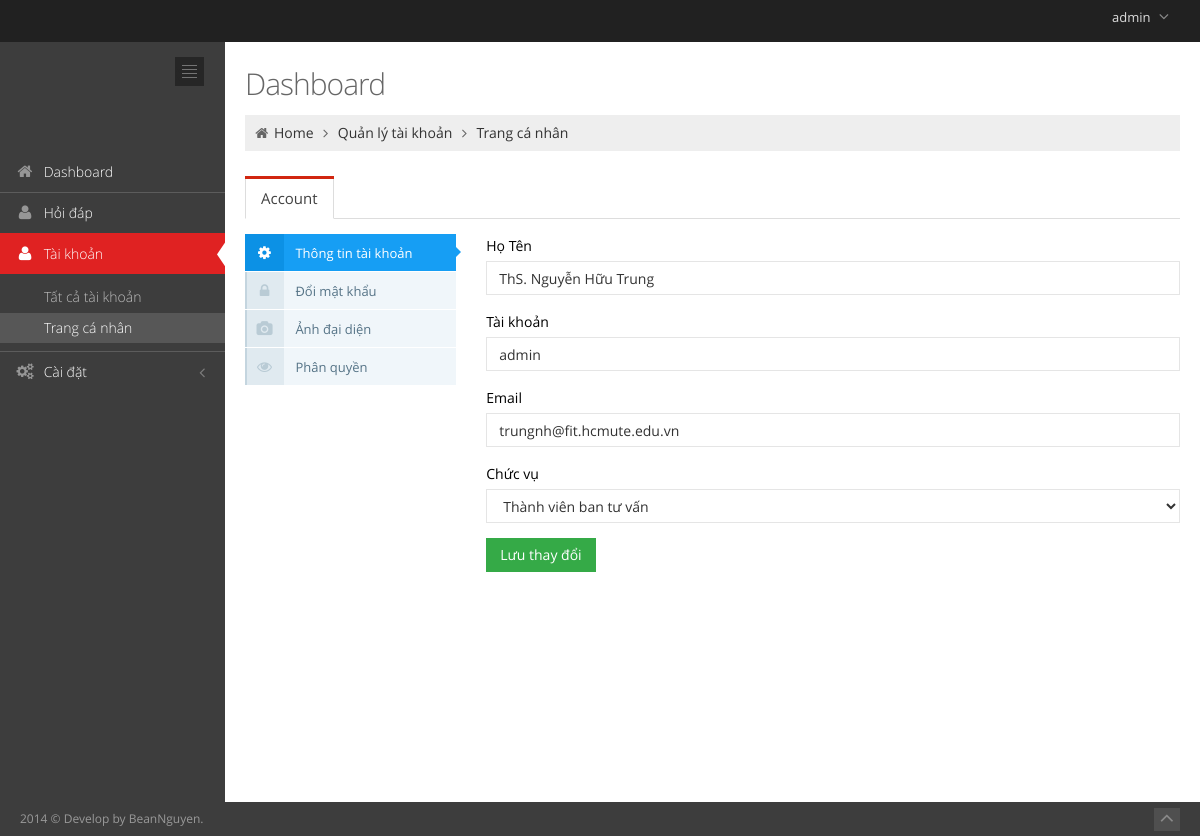
Page /manager/users/profile.php (signed in) on the committed database.
### tables this page shows
CREATE TABLE IF NOT EXISTS `users` (
`user_id` int(11) NOT NULL,
  `username` varchar(45) DEFAULT NULL,
  `email` varchar(50) DEFAULT NULL,
  `password` varchar(32) DEFAULT NULL,
  `fullname` varchar(50) DEFAULT NULL,
  `restricted` int(11) DEFAULT '0',
  `registed_date` datetime DEFAULT NULL
);

CREATE TABLE IF NOT EXISTS `terms` (
`term_id` int(11) NOT NULL,
  `name` varchar(50) DEFAULT NULL,
  `type` varchar(15) DEFAULT NULL
);

### manager/libs/connects.class.php (called while the page is built, shortened)
<?php
require_once( 'database.class.php' );
class Connect {
    public function dbObj()
    {
        $this->db = new Database(DB_HOST, DB_NAME, DB_USER, DB_PASS);
        return $this->db;
    }
}

### manager/libs/generics.class.php (called while the page is built, shortened)
<?php
require('connects.class.php');
class Generic extends Connect
{
    function __construct()
    {
        $this->db = parent::dbObj();
    }
        ?>
    <?php
    public function guestOnly()
    {
        if (!empty($_SESSION['ithcmute']['username'])) {
            return true;
        }
        return false;
    }
}

### manager/libs/database.class.php (called while the page is built, shortened)
<?php
class Database
{
    private $server;
    private $user;
    private $password;
    protected $link_id = 0;
    protected $query_id = 0;
    public function  __construct($server, $database, $user, $password)
    {
        $this->server = $server;
        $this->user = $user;
        $this->password = $password;
        $this->database = $database;
    }
    public function connect()
    {
        $this->link_id = $this->connect_db($this->server, $this->user, $this->password);
        mysqli_set_charset($this->link_id, 'utf8');
        return $this->link_id;
    }
    private function connect_db($server, $user, $password) {
        try {
            $cnn = mysqli_connect($server, $user, $password);
        }
        catch ( mysqli_sql_exception $e ) {
            throw $e;
        }
        return $cnn;
    }
    private function select_db($database, $link_id)
    {
        return mysqli_select_db($link_id, $database);
    }
    public function query($sql)
    {
        if (trim($sql != "")) {
            $this->query_id = mysqli_query($this->link_id, $sql);
        }
        return $this->query_id;
    }
    public function fetch($query_id)
    {
        if ($query_id)
            $this->query_id = $query_id;
        if (isset($this->query_id)) {
            $record = mysqli_fetch_array($this->query_id, MYSQL_ASSOC);
        } else
            $this->error("Invalid query_id: <b>" . $this->query_id . "</b>. Records could not be fetched.");
        return $record;
    }
    public function numrows($query_id)
    {
        if ($query_id)
            $this->query_id = $query_id;
        $this->num_rows = mysqli_num_rows($this->query_id);
        return $this->num_rows;
    }
}

### manager/users/profile.php (the view, shortened to what this page needs)
<?php
$dashboard = new Dashboard();
$db = $dashboard->dbObj();
$db->connect();
$sql = "SELECT users.*, terms.*
        FROM users, term_relationships, terms
        WHERE term_relationships.term_id = terms.term_id
        AND users.user_id = term_relationships.object_id";
if ( isset( $_GET['user_id'] ) ) {
    $sql .= " AND users.user_id = " . $_GET['user_id'];
} else {
    $sql .= " AND users.user_id = " . $_SESSION['ithcmute']['user_id'];
}
$query = $db->query( $sql );
if ( $db->numrows( $query ) == 0 ) {
    $userInfo = false;
} else {
    $userInfo = $db->fetch( $query );
}
?>
<!DOCTYPE html>
<html lang="en" class="no-js">
<head>
    <link href="../assets/plugins/font-awesome/css/font-awesome.min.css" rel="stylesheet" type="text/css"/>
    <link href="../assets/plugins/bootstrap/css/bootstrap.min.css" rel="stylesheet" type="text/css"/>
    <link href="../assets/plugins/uniform/css/uniform.default.css" rel="stylesheet" type="text/css"/>
    <link href="../assets/css/style-metronic.css" rel="stylesheet" type="text/css"/>
    <link href="../assets/css/style.css" rel="stylesheet" type="text/css"/>
    <link href="../assets/css/style-responsive.css" rel="stylesheet" type="text/css"/>
    <link href="../assets/css/plugins.css" rel="stylesheet" type="text/css"/>
    <link href="../assets/css/themes/default.css" rel="stylesheet" type="text/css" id="style_color"/>
    <link href="../assets/css/custom.css" rel="stylesheet" type="text/css"/>
</head>
<body class="page-header-fixed">
<div class="header navbar navbar-inverse navbar-fixed-top">
    <div class="header-inner">
        <a class="navbar-brand" href="">
        </a>
        <ul class="nav navbar-nav pull-right">
            <li class="dropdown user">
                <a href="#" class="dropdown-toggle" data-toggle="dropdown" data-hover="dropdown"
                   data-close-others="true">
                    <span class="username"><?php echo $_SESSION['ithcmute']['username']; ?></span>
                    <i class="icon-angle-down"></i>
                </a>
            </li>
        </ul>
    </div>
</div>
<div class="page-container">
    <div class="page-sidebar navbar-collapse collapse">
        <ul class="page-sidebar-menu">
            <li>
                <div class="sidebar-toggler hidden-phone"></div>
            </li>
            <li>
                <form class="sidebar-search">
                    <div class="form-container">
                    </div>
                </form>
            </li>
            <li class="start ">
                <a href="<?php echo BASE_PATH; ?>manager">
                    <i class="icon-home"></i>
                    <span class="title">Dashboard</span>
                </a>
            </li>
            <li class="">
                <a href="<?php echo BASE_PATH; ?>manager/fqa/questions.php">
                    <i class="icon-user"></i>
                    <span class="title">Hỏi đáp</span>
                </a>
            </li>
            <li class="active">
                <a href="javascript:;">
                    <i class="icon-user"></i>
                    <span class="title">Tài khoản</span>
                    <span class="selected"></span>
                </a>
                <ul class="sub-menu">
                    <li>
                        <a href="<?php echo BASE_PATH; ?>manager/users/users.php">Tất cả tài khoản</a>
                    </li>
                    <li class="active">
                        <a href="<?php echo BASE_PATH; ?>manager/users/profile.php">Trang cá nhân</a>
                    </li>
                </ul>
            </li>
            <li class="">
                <a href="javascript:;">
                    <i class="icon-cogs"></i>
                    <span class="title">Cài đặt</span>
                </a>
            </li>
        </ul>
    </div>
    <div class="page-content">
        <div class="row">
            <div class="col-md-12">
                <h3 class="page-title">
                    Dashboard
                </h3>
                <ul class="page-breadcrumb breadcrumb">
                    <li>
                        <i class="icon-home"></i>
                        <a href="<?php echo BASE_PATH; ?>manager">Home</a>
                        <i class="icon-angle-right"></i>
                    </li>
                    <li>
                        <a href="users.php">Quản lý tài khoản</a>
                        <i class="icon-angle-right"></i>
                    </li>
                    <li>
                        <a href="#">Trang cá nhân</a>
                    </li>
                </ul>
            </div>
        </div>
        <div class="row profile">
            <div class="col-md-12">
                <?php if ( $userInfo !== false ) : ?>
                <div class="tabbable tabbable-custom tabbable-full-width">
                    <ul class="nav nav-tabs">
                        <li class="active"><a href="#tab_1_3" data-toggle="tab">Account</a></li>
                    </ul>
                    <div class="tab-content">
                        <div class="tab-pane active" id="tab_1_3">
                            <div class="row profile-account">
                                <div class="col-md-3">
                                    <ul class="ver-inline-menu tabbable margin-bottom-10">
                                        <li class="active">
                                            <a data-toggle="tab" href="#tab_1-1">
                                                <i class="icon-cog"></i>
                                                Thông tin tài khoản
                                            </a>
                                        </li>
                                        <li ><a data-toggle="tab" href="#tab_3-3"><i class="icon-lock"></i> Đổi mật khẩu</a></li>
                                        <li ><a data-toggle="tab" href="#tab_3-4"><i class="icon-camera"></i> Ảnh đại diện</a></li>
                                        <?php if ( $_SESSION['ithcmute']['user_id'] == 0 ) : ?>
                                        <li ><a data-toggle="tab" href="#tab_4-4"><i class="icon-eye-open"></i> Phân quyền</a></li>
                                        <?php endif; ?>
                                    </ul>
                                </div>
                                <div class="col-md-9">
                                    <div class="tab-content">
                                        <div id="tab_1-1" class="tab-pane active">
                                            <form role="form" action="profile.php" method="post">
                                                <div class="form-group">
                                                    <label class="control-label">Họ Tên</label>
                                                    <input type="text" class="form-control" id="fullname" name="fullname" value="<?php echo $userInfo['fullname']; ?>" />
                                                </div>
                                                <div class="form-group">
                                                    <label class="control-label">Tài khoản</label>
                                                    <input type="text" class="form-control" id="username" name="username" value="<?php echo $userInfo['username']; ?>" />
                                                </div>
                                                <div class="form-group">
                                                    <label class="control-label">Email</label>
                                                    <input type="text" class="form-control" id="email" name="email" value="<?php echo $userInfo['email']; ?>" />
                                                </div>
                                                <div class="form-group">
                                                    <label  class="control-label">Chức vụ</label>
                                                    <div>
                                                        <select id="user_position" name="user_position" class="form-control">
                                                            <option value="<?php echo $userInfo['term_id']; ?>"><?php echo $userInfo['name']; ?></option>
                                                        </select>
                                                    </div>
                                                </div>
                                                <div class="margiv-top-10">
                                                    <button type="submit" class="btn green">Lưu thay đổi</button>
                                                </div>
                                            </form>
                                        </div>
                                    </div>
                                </div>
                            </div>
                        </div>
                    </div>
                </div>
                <?php else : ?>
                    <div class="alert alert-warning">
                        <strong>Không tìm thấy tài khoản yêu cầu!</strong>
                    </div>
                <?php endif; ?>
            </div>
        </div>
    </div>
    <?php include('../footer.php'); ?>
</body>
</html>

### manager/assets/css/style-metronic.css (style rules this page uses)
div, input, select, textarea, span, img, table, td, th, p, a, button, ul, code, pre, li { -webkit-border-radius: 0 !important; -moz-border-radius: 0 !important; border-radius: 0 !important; }
.btn { border-width: 0; padding: 7px 14px; font-size: 14px; outline: none !important; -webkit-box-shadow: none !important; -moz-box-shadow: none !important; box-shadow: none !important; -webkit-border-radius: 0 !important; -moz-border-radius: 0 !important; border-radius: 0 !important; -webkit-text-shadow: none; -moz-text-shadow: none; text-shadow: none; }
.btn.green { color: white; text-shadow: none; background-color: #35aa47; }
label { font-weight: 400; font-size: 14px; }
.form-control { font-size: 14px; font-weight: normal; color: #333333; background-color: #ffffff; border: 1px solid #e5e5e5; border-radius: 0; -webkit-box-shadow: none; box-shadow: none; -webkit-transition: border-color ease-in-out .15s, box-shadow ease-in-out .15s; transition: border-color ease-in-out .15s, box-shadow ease-in-out .15s; }
.nav-tabs, .nav-pills { margin-bottom: 10px; }

### manager/assets/css/style-responsive.css (style rules this page uses)
@media (min-width: 992px) { .page-sidebar { position: absolute; width: 225px; } }
@media (min-width: 992px) { .page-sidebar.navbar-collapse { max-height: none !important; } }
@media (min-width: 992px) { .page-content { margin-left: 225px; margin-top: 0px; min-height: 760px; padding: 25px 20px 20px 20px; } }

### manager/assets/css/themes/default.css (style rules this page uses)
body { background-color: #3d3d3d !important; }
.header { filter: none !important; background-image: none !important; background-color: #212121 !important; }
.header .navbar-nav li.dropdown .dropdown-toggle i { color: #8a8a8a !important; }
.page-sidebar { background-color: #3d3d3d; }
ul.page-sidebar-menu > li > a { border-top: 1px solid #5c5c5c !important; color: #ffffff !important; }
ul.page-sidebar-menu > li:last-child > a { border-bottom: 1px solid transparent !important; }
ul.page-sidebar-menu > li a i { color: #969696; }
ul.page-sidebar-menu > li.active > a { background: #e02222 !important; border-top-color: transparent !important; color: #ffffff; }
ul.page-sidebar-menu > li.active > a i { color: #ffffff; }
ul.page-sidebar-menu > li > ul.sub-menu > li:first-child > a { border-top: 0px !important; }
ul.page-sidebar-menu > li > ul.sub-menu > li.active > a, ul.page-sidebar-menu > li > ul.sub-menu > li > a:hover { color: #ffffff !important; background: #575757 !important; }
ul.page-sidebar-menu li > ul.sub-menu > li > a { color: #bdbdbd; }
.sidebar-toggler { background-image: url(../../img/sidebar-toggler.jpg); background-color: #242424; }

### rows in the picture
users: fullname "ThS. Nguyễn Hữu Trung", username "admin", email "trungnh@fit.hcmute.edu.vn", user_position "Thành viên ban tư vấn"

### other values in the picture
$_SESSION['ithcmute']['username'] "admin"
